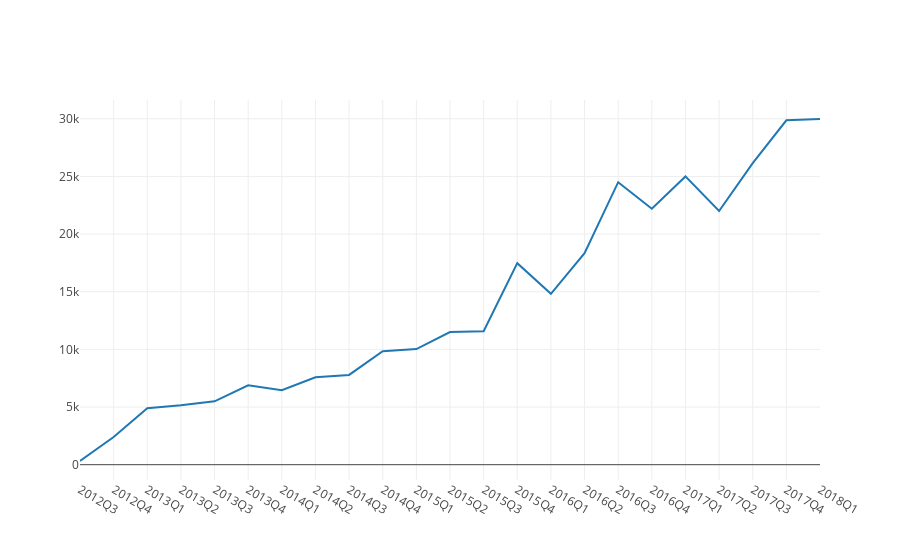

Notebook cell for this chart:
### Code cell
iplot([go.Scatter(x=df['Date'], y=df['Tesla Sales'])])

### Figure 1 — Plotly figure (JSON) as saved in the notebook; plotly's stock layout.template omitted (floating-point values rounded to 4 significant figures)
{"data": [{"type": "scatter", "x": ["2012Q3", "2012Q4", "2013Q1", "2013Q2", "2013Q3", "2013Q4", "2014Q1", "2014Q2", "2014Q3", "2014Q4", "2015Q1", "2015Q2", "2015Q3", "2015Q4", "2016Q1", "2016Q2", "2016Q3", "2016Q4", "2017Q1", "2017Q2", "2017Q3", "2017Q4", "2018Q1"], "y": [321, 2400, 4900, 5150, 5500, 6892, 6457, 7579, 7785, 9834, 10030, 11507, 11580, 17478, 14820, 18345, 24500, 22200, 25000, 22000, 26150, 29870, 29980]}], "layout": {}}
